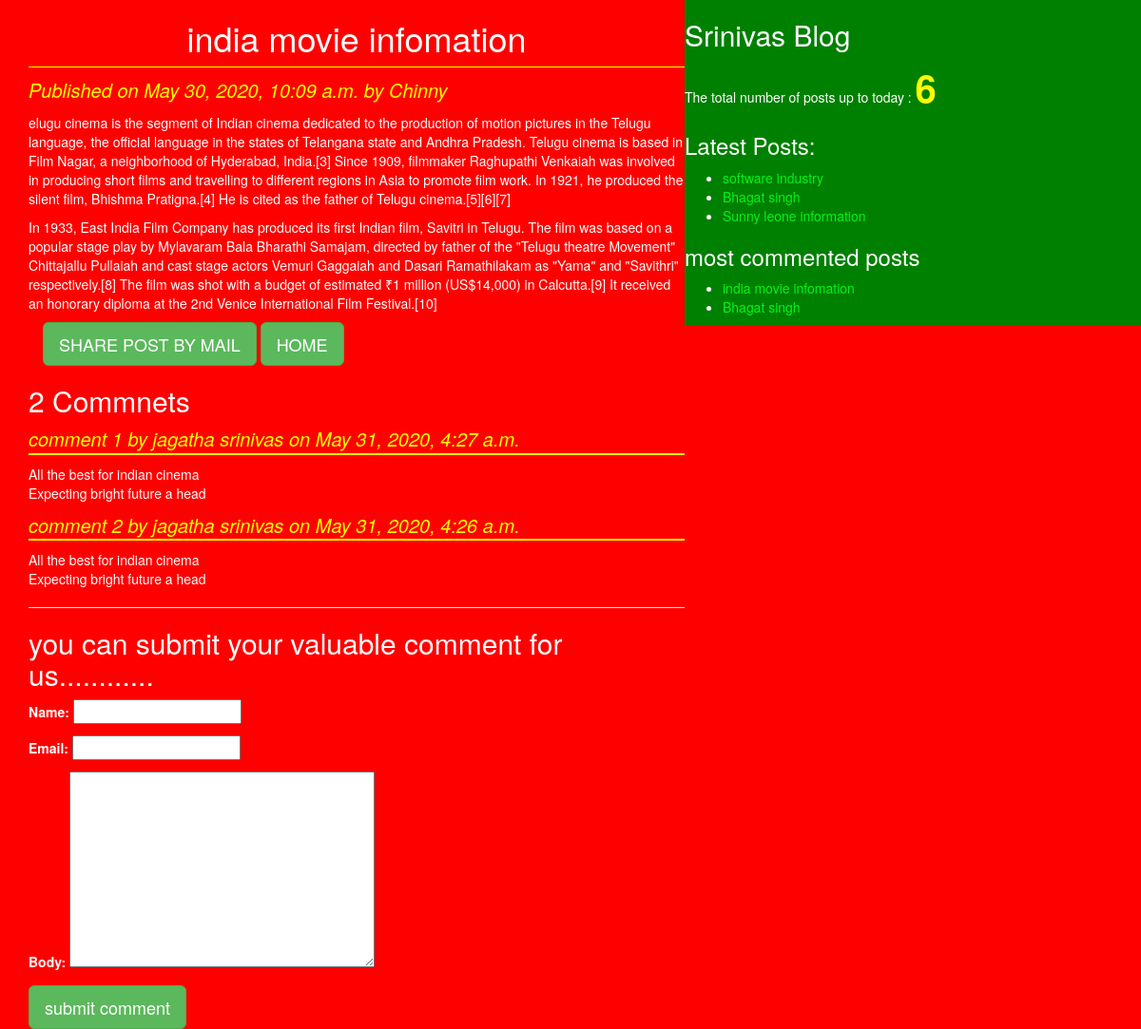
Screenshot of /2020/05/30/india-movie-infomation/ with the database file from the repository.
### blog/models.py (models this page shows, shortened)
class Post(models.Model):
    STATUS_CHOICES=(('draft','Draft'),('published','Published'))
    title=models.CharField(max_length=256)
    slug=models.SlugField(max_length=264,unique_for_date='publish')
    author=models.ForeignKey(User,related_name='blog_posts',on_delete=models.CASCADE)
    body=models.TextField(max_length=5000)
    publish=models.DateTimeField(default=timezone.now)
    created=models.DateTimeField(auto_now_add=True)
    updated=models.DateTimeField(auto_now=True)
    status=models.CharField(max_length=256,choices =STATUS_CHOICES,default='draft')
    objects=CustomManager()
    tags=TaggableManager()
    class Meta:
        ordering=('-publish',)
    def get_absoulte_url(self):
        return reverse('post_detail',args=[self.publish.year,self.publish.strftime('%m'),self.publish.strftime('%d'),self.slug])

class Comment(models.Model):
    post=models.ForeignKey(Post,related_name='comments',on_delete=models.CASCADE)
    name=models.CharField(max_length=100)
    email=models.EmailField()
    body=models.TextField()
    created=models.DateTimeField(auto_now_add=True)
    updated=models.DateTimeField(auto_now=True)
    active=models.BooleanField(default=True)
    class Meta:
        ordering=('-created',)

### blog/views.py (the view)
# urls.py: url('(?P<year>\d{4})/(?P<month>\d{2})/(?P<day>\d{2})/(?P<post>[-\w]+)/$', views.post_detail_view,name='post_detail'),
def post_detail_view(request,year,month,day,post):
    post=get_object_or_404(Post,slug=post,status='published',publish__year=year,publish__month=month,publish__day=day)
    comments=post.comments.filter(active=True)
    csubmit=False
    if request.method=='POST':
        form=CommentForm(request.POST)
        if form.is_valid():
            new_comment=form.save(commit=False)
            new_comment.post=post
            new_comment.save()
            csubmit=True
    else:
        form=CommentForm()
    return render(request,'blog/post_detail.html',{'post':post,'form':form,'csubmit':csubmit,'comments':comments})

### blog/forms.py
class CommentForm(forms.ModelForm):
    class Meta:
        model=Comment
        fields=('name','email','body')

### blog/models.py (called while the page is built)
    def get_queryset(self):
        return super().get_queryset().filter(status='published')

### blog/templatetags/blog_tags.py (called while the page is built)
@register.simple_tag
def total_posts():
    return Post.objects.count()

@register.inclusion_tag('blog/latest_posts123.html')
def show_latest_posts():
    latest_posts=Post.objects.order_by('-publish')[:3]
    return {'latest_posts':latest_posts}

@register.simple_tag
def get_most_commented_posts():
    return Post.objects.annotate(total_comments=Count('comments')).order_by('-total_comments')[:2]

### templates/blog/post_detail.html (shortened to what this page needs)
<!DOCTYPE html>
{%extends 'blog/base.html'%}
{%block content%}
<h1>{{post.title}}</h1>
<p id='date'>Published on {{post.publish}} by {{post.author|title}}</p>
{{post.body|linebreaks}}
<div class="container" align="centers">
  <a href="/{{post.id}}/share" class="btn btn-lg btn-success">SHARE POST BY MAIL</a>
  <a href="/" class="btn btn-lg btn-success">HOME</a>
</div>
{% with comments.count as comments_count %}
<h2>{{comments_count}} Commnet{{comments_count|pluralize}}</h2>
{%endwith%}
{% if comments %}
{% for comment in  comments %}
<p id='ch'> comment  {{forloop.counter}} by {{comment.name}} on  {{comment.created}} </p>
<div class="cb">
  {{comment.body|linebreaks}}
</div>
{%endfor%}
<hr>
{%else%}
<p>There are no comments yet.............</p>
{%endif%}
{%if csubmit%}
<h2>Your comment added success................</h2>
{%else%}
<h2>you can submit your valuable comment for us............ </h2>
<form class="" action="" method="post">
  {{form.as_p}}
  <input type="submit" name="" class='btn btn-lg btn-success' value="submit comment">
</form>
{%endif%}
{%endblock%}

### templates/blog/base.html (shortened to what this page needs)
<!DOCTYPE html>
{%load blog_tags%}
{%load static%}
<html lang="en" dir="ltr">
  <head>
    <link rel="stylesheet" href="https://stackpath.bootstrapcdn.com/bootstrap/3.4.1/css/bootstrap.min.css">
<link rel="stylesheet" href="{%static "css/blog.css" %}">
  </head>
  <body>
<div class="content">
  {%block content%}
  {%endblock%}
</div>
<div class="sidebar">
  <h2>Srinivas Blog</h2>
  <p>The total number of posts up to today :
<span id="pcount">{%total_posts%}</span>
    </p>
    <h3>Latest Posts:</h3>{%show_latest_posts%}
    <h3>most commented posts</h3>
    {% get_most_commented_posts as most_commented_posts%}
    <ul>
      {% for post in most_commented_posts %}
      <li>  <a href="{{post.get_absoulte_url}}">{{post.title}} </a></li>
      {%endfor%}
    </ul>
</div>
  </body>
</html>

### templates/blog/latest_posts123.html
<ul>
{% for post in latest_posts%}
<li><a href="{{post.get_absoulte_url}}">{{post.title}} </a></li>
{%endfor%}
</ul>

### static/css/blog.css (style rules this page uses)
.content { width:60%; float: left; padding: 0 0 0 30px; background: red; height: 100%; }
.sidebar { width:40%; float: right; padding: 10 ; background: green; height: 100%; }
h1 { text-align: center; border-bottom: 1px solid yellow; padding-bottom: 10px; }
body { color: white; background: red; }
#date { color: yellow; font-size: 20px; font-style: italic; }
a { color:#05f219; }
#ch { color: yellow; font-size: 20px; font-style: italic; border-bottom: 2px solid yellow; }
input { color:black; }
textarea { color:black; }
#pcount { font-size: 40px; color: yellow; font-weight: bold; }

### rows the page displays
Post: title "india movie infomation", publish "May 30, 2020, 10:09 a.m.", author "Chinny", body "elugu cinema is the segment of Indian cinema dedicated to the production of motion pictures in the Telugu language, the official language in the states of Telangana state and Andhra Pradesh. Telugu cinema is based in Film Nagar, a neighborhood of Hyderabad, India.[3] Since 1909, filmmaker Raghupathi Venkaiah was involved in producing short films and travelling to different regions in Asia to promote film work. In 1921, he produced the silent film, Bhishma Pratigna.[4] He is cited as the father of Telugu cinema.[5][6][7] In 1933, East India Film Company has produced its first Indian film, Savitri in Telugu. The film was based on a popular stage play by Mylavaram Bala Bharathi Samajam,…"
Comment: name "jagatha srinivas", created "May 31, 2020, 4:27 a.m.", body "All the best for indian cinema Expecting bright future a head"
Comment: name "jagatha srinivas", created "May 31, 2020, 4:26 a.m.", body "All the best for indian cinema Expecting bright future a head"
Post: title "software industry"
Post: title "Bhagat singh"
Post: title "Sunny leone information"

### other values shown
{{ comments_count }} "2"
